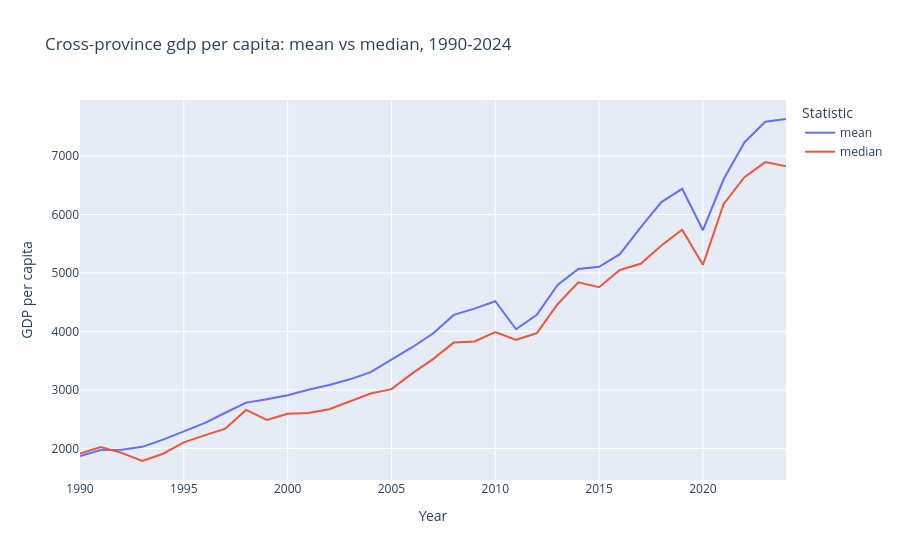
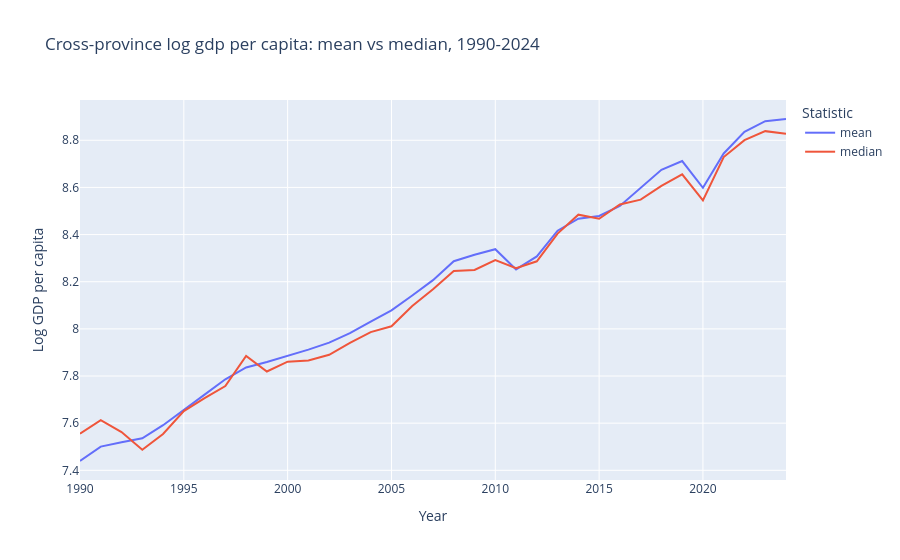

Notebook code for these charts, in order:
### Markdown cell above
### Average across provinces — mean vs median

The cross-province **mean** sits above the **median** in every year: the province distribution is
right-skewed (a few high-GDP provinces pull the mean up).

### Code cell
for ycol, ttl in [('gdppc', 'GDP per capita'), ('lngdppc', 'Log GDP per capita')]:
    agg = (long.groupby('year')[ycol].agg(['mean', 'median'])
           .reset_index()
           .melt(id_vars='year', var_name='statistic', value_name=ycol))
    fig = px.line(agg, x='year', y=ycol, color='statistic',
                  labels={'year': 'Year', 'gdppc': 'GDP per capita',
                          'lngdppc': 'Log GDP per capita', 'statistic': 'Statistic'},
                  title=f'Cross-province {ttl.lower()}: mean vs median, 1990-2024')
    fig.show()

### Figure 1 — Plotly figure (JSON) as saved in the notebook; plotly's stock layout.template omitted (floating-point values rounded to 4 significant figures)
{"data": [{"hovertemplate": "Statistic=mean<br>Year=%{x}<br>GDP per capita=%{y}<extra></extra>", "legendgroup": "mean", "line": {"color": "#636efa", "dash": "solid"}, "marker": {"symbol": "circle"}, "mode": "lines", "name": "mean", "orientation": "v", "showlegend": true, "type": "scatter", "x": [1990, 1991, 1992, 1993, 1994, 1995, 1996, 1997, 1998, 1999, 2000, 2001, 2002, 2003, 2004, 2005, 2006, 2007, 2008, 2009, 2010, 2011, 2012, 2013, 2014, 2015, 2016, 2017, 2018, 2019, 2020, 2021, 2022, 2023, 2024], "xaxis": "x", "y": [1869.0, 1974.0, 1976.0, 2027.0, 2151.0, 2290.0, 2432.0, 2610.0, 2783.0, 2840.0, 2908.0, 3002.0, 3084.0, 3182.0, 3306.0, 3517.0, 3731.0, 3965.0, 4283.0, 4390.0, 4517.0, 4038.0, 4284.0, 4794.0, 5067.0, 5106.0, 5321.0, 5781.0, 6212.0, 6439.0, 5731.0, 6606.0, 7233.0, 7586.0, 7633.0], "yaxis": "y"}, {"hovertemplate": "Statistic=median<br>Year=%{x}<br>GDP per capita=%{y}<extra></extra>", "legendgroup": "median", "line": {"color": "#EF553B", "dash": "solid"}, "marker": {"symbol": "circle"}, "mode": "lines", "name": "median", "orientation": "v", "showlegend": true, "type": "scatter", "x": [1990, 1991, 1992, 1993, 1994, 1995, 1996, 1997, 1998, 1999, 2000, 2001, 2002, 2003, 2004, 2005, 2006, 2007, 2008, 2009, 2010, 2011, 2012, 2013, 2014, 2015, 2016, 2017, 2018, 2019, 2020, 2021, 2022, 2023, 2024], "xaxis": "x", "y": [1910.0, 2024.0, 1924.0, 1785.0, 1909.0, 2104.0, 2223.0, 2339.0, 2658.0, 2488.0, 2594.0, 2607.0, 2671.0, 2810.0, 2940.0, 3014.0, 3284.0, 3528.0, 3810.0, 3828.0, 3991.0, 3857.0, 3970.0, 4466.0, 4840.0, 4756.0, 5052.0, 5156.0, 5470.0, 5741.0, 5140.0, 6181.0, 6638.0, 6896.0, 6824.0], "yaxis": "y"}], "layout": {"legend": {"title": {"text": "Statistic"}, "tracegroupgap": 0}, "title": {"text": "Cross-province gdp per capita: mean vs median, 1990-2024"}, "xaxis": {"anchor": "y", "domain": [0.0, 1.0], "title": {"text": "Year"}}, "yaxis": {"anchor": "x", "domain": [0.0, 1.0], "title": {"text": "GDP per capita"}}}}

### Figure 2 — Plotly figure (JSON) as saved in the notebook; plotly's stock layout.template omitted (floating-point values rounded to 4 significant figures)
{"data": [{"hovertemplate": "Statistic=mean<br>Year=%{x}<br>Log GDP per capita=%{y}<extra></extra>", "legendgroup": "mean", "line": {"color": "#636efa", "dash": "solid"}, "marker": {"symbol": "circle"}, "mode": "lines", "name": "mean", "orientation": "v", "showlegend": true, "type": "scatter", "x": [1990, 1991, 1992, 1993, 1994, 1995, 1996, 1997, 1998, 1999, 2000, 2001, 2002, 2003, 2004, 2005, 2006, 2007, 2008, 2009, 2010, 2011, 2012, 2013, 2014, 2015, 2016, 2017, 2018, 2019, 2020, 2021, 2022, 2023, 2024], "xaxis": "x", "y": [7.44, 7.501, 7.519, 7.536, 7.591, 7.658, 7.721, 7.786, 7.836, 7.86, 7.885, 7.912, 7.941, 7.982, 8.031, 8.078, 8.141, 8.207, 8.287, 8.314, 8.338, 8.252, 8.307, 8.417, 8.467, 8.479, 8.522, 8.599, 8.675, 8.712, 8.599, 8.744, 8.836, 8.881, 8.89], "yaxis": "y"}, {"hovertemplate": "Statistic=median<br>Year=%{x}<br>Log GDP per capita=%{y}<extra></extra>", "legendgroup": "median", "line": {"color": "#EF553B", "dash": "solid"}, "marker": {"symbol": "circle"}, "mode": "lines", "name": "median", "orientation": "v", "showlegend": true, "type": "scatter", "x": [1990, 1991, 1992, 1993, 1994, 1995, 1996, 1997, 1998, 1999, 2000, 2001, 2002, 2003, 2004, 2005, 2006, 2007, 2008, 2009, 2010, 2011, 2012, 2013, 2014, 2015, 2016, 2017, 2018, 2019, 2020, 2021, 2022, 2023, 2024], "xaxis": "x", "y": [7.555, 7.613, 7.562, 7.487, 7.554, 7.651, 7.707, 7.757, 7.885, 7.819, 7.861, 7.866, 7.89, 7.941, 7.986, 8.011, 8.097, 8.168, 8.245, 8.25, 8.292, 8.258, 8.287, 8.404, 8.485, 8.467, 8.527, 8.548, 8.607, 8.655, 8.545, 8.729, 8.801, 8.839, 8.828], "yaxis": "y"}], "layout": {"legend": {"title": {"text": "Statistic"}, "tracegroupgap": 0}, "title": {"text": "Cross-province log gdp per capita: mean vs median, 1990-2024"}, "xaxis": {"anchor": "y", "domain": [0.0, 1.0], "title": {"text": "Year"}}, "yaxis": {"anchor": "x", "domain": [0.0, 1.0], "title": {"text": "Log GDP per capita"}}}}
